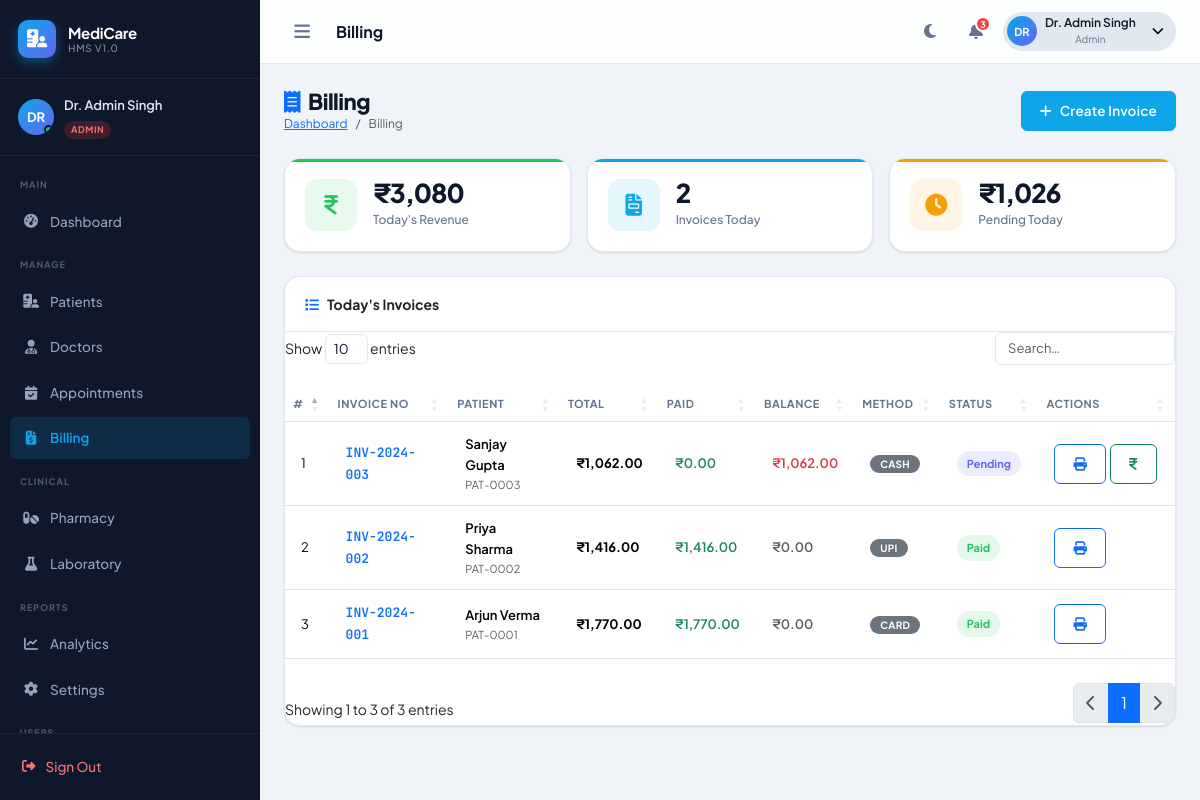
/receptionist/billing.php (signed in), run on the app's committed database.
### tables this page shows
CREATE TABLE `invoices` (
  `id`             INT UNSIGNED  NOT NULL AUTO_INCREMENT,
  `invoice_no`     VARCHAR(20)   NOT NULL UNIQUE,
  `patient_id`     INT UNSIGNED  NOT NULL,
  `appointment_id` INT UNSIGNED  DEFAULT NULL,
  `admission_id`   INT UNSIGNED  DEFAULT NULL,
  `subtotal`       DECIMAL(10,2) NOT NULL DEFAULT 0.00,
  `discount`       DECIMAL(10,2) NOT NULL DEFAULT 0.00,
  `tax`            DECIMAL(10,2) NOT NULL DEFAULT 0.00,
  `total`          DECIMAL(10,2) NOT NULL DEFAULT 0.00,
  `paid`           DECIMAL(10,2) NOT NULL DEFAULT 0.00,
  `balance`        DECIMAL(10,2) NOT NULL DEFAULT 0.00,
  `payment_method` ENUM('cash','card','upi','insurance','cheque') NOT NULL DEFAULT 'cash',
  `payment_status` ENUM('pending','partial','paid','refunded') NOT NULL DEFAULT 'pending',
  `gst_number`     VARCHAR(30)   DEFAULT NULL,
  `notes`          TEXT          DEFAULT NULL,
  `created_by`     INT UNSIGNED  DEFAULT NULL,
  `created_at`     TIMESTAMP     NOT NULL DEFAULT CURRENT_TIMESTAMP,
  PRIMARY KEY (`id`),
  KEY `fk_inv_patient` (`patient_id`),
  CONSTRAINT `fk_inv_patient` FOREIGN KEY (`patient_id`) REFERENCES `patients` (`id`)
);

CREATE TABLE `users` (
  `id`           INT UNSIGNED    NOT NULL AUTO_INCREMENT,
  `uuid`         VARCHAR(36)     NOT NULL UNIQUE,
  `full_name`    VARCHAR(150)    NOT NULL,
  `email`        VARCHAR(180)    NOT NULL UNIQUE,
  `phone`        VARCHAR(20)     DEFAULT NULL,
  `password`     VARCHAR(255)    NOT NULL,
  `role`         ENUM('admin','doctor','receptionist','pharmacist','lab_technician','patient') NOT NULL DEFAULT 'patient',
  `avatar`       VARCHAR(255)    DEFAULT NULL,
  `status`       ENUM('active','inactive','suspended') NOT NULL DEFAULT 'active',
  `otp_code`     VARCHAR(10)     DEFAULT NULL,
  `otp_expires`  DATETIME        DEFAULT NULL,
  `last_login`   DATETIME        DEFAULT NULL,
  `created_at`   TIMESTAMP       NOT NULL DEFAULT CURRENT_TIMESTAMP,
  `updated_at`   TIMESTAMP       NOT NULL DEFAULT CURRENT_TIMESTAMP ON UPDATE CURRENT_TIMESTAMP,
  PRIMARY KEY (`id`),
  KEY `idx_email` (`email`),
  KEY `idx_role`  (`role`),
  KEY `idx_uuid`  (`uuid`)
);

CREATE TABLE `patients` (
  `id`               INT UNSIGNED  NOT NULL AUTO_INCREMENT,
  `user_id`          INT UNSIGNED  NOT NULL,
  `patient_code`     VARCHAR(20)   NOT NULL UNIQUE,
  `dob`              DATE          DEFAULT NULL,
  `gender`           ENUM('male','female','other') NOT NULL,
  `blood_group`      VARCHAR(5)    DEFAULT NULL,
  `address`          TEXT          DEFAULT NULL,
  `city`             VARCHAR(100)  DEFAULT NULL,
  `state`            VARCHAR(100)  DEFAULT NULL,
  `pincode`          VARCHAR(10)   DEFAULT NULL,
  `allergies`        TEXT          DEFAULT NULL,
  `chronic_diseases` TEXT          DEFAULT NULL,
  `emergency_name`   VARCHAR(150)  DEFAULT NULL,
  `emergency_phone`  VARCHAR(20)   DEFAULT NULL,
  `emergency_relation` VARCHAR(50) DEFAULT NULL,
  `insurance_provider` VARCHAR(100) DEFAULT NULL,
  `insurance_number`   VARCHAR(50)  DEFAULT NULL,
  `insurance_expiry`   DATE         DEFAULT NULL,
  `qr_code`          VARCHAR(255)  DEFAULT NULL,
  `created_at`       TIMESTAMP     NOT NULL DEFAULT CURRENT_TIMESTAMP,
  `updated_at`       TIMESTAMP     NOT NULL DEFAULT CURRENT_TIMESTAMP ON UPDATE CURRENT_TIMESTAMP,
  PRIMARY KEY (`id`),
  KEY `fk_patient_user` (`user_id`),
  CONSTRAINT `fk_patient_user` FOREIGN KEY (`user_id`) REFERENCES `users` (`id`) ON DELETE CASCADE
);

### config/database.php (called while the page is built, shortened)
<?php
class Database {
    private static ?PDO $instance = null;
    public static function getInstance(): PDO {
        if (self::$instance === null) {
            $dsn = sprintf(
                'mysql:host=%s;port=%s;dbname=%s;charset=%s',
                DB_HOST, DB_PORT, DB_NAME, DB_CHARSET
            );
            $options = [
                PDO::ATTR_ERRMODE            => PDO::ERRMODE_EXCEPTION,
                PDO::ATTR_DEFAULT_FETCH_MODE => PDO::FETCH_ASSOC,
                PDO::ATTR_EMULATE_PREPARES   => false,
                PDO::MYSQL_ATTR_INIT_COMMAND => "SET NAMES utf8mb4 COLLATE utf8mb4_unicode_ci",
            ];
            try {
                self::$instance = new PDO($dsn, DB_USER, DB_PASS, $options);
            } catch (PDOException $e) {
                http_response_code(500);
                die(json_encode(['error' => 'Database connection failed: ' . $e->getMessage()]));
            }
        }
        return self::$instance;
    }
    public static function query(string $sql, array $params = []): PDOStatement {
        $stmt = self::getInstance()->prepare($sql);
        $stmt->execute($params);
        return $stmt;
    }
    public static function fetchOne(string $sql, array $params = []): ?array {
        $row = self::query($sql, $params)->fetch();
        return $row ?: null;
    }
    public static function fetchAll(string $sql, array $params = []): array {
        return self::query($sql, $params)->fetchAll();
    }
}

### receptionist/billing.php (the view, shortened to what this page needs)
<?php
$invoices = Database::fetchAll("
    SELECT i.*, u.full_name AS patient_name, p.patient_code
    FROM invoices i JOIN patients p ON p.id=i.patient_id JOIN users u ON u.id=p.user_id
    WHERE DATE(i.created_at)=CURDATE()
    ORDER BY i.id DESC LIMIT 30
");
$todayRevenue = Database::fetchOne("SELECT COALESCE(SUM(paid),0) AS c FROM invoices WHERE DATE(created_at)=CURDATE()")['c'];
$todayCount   = Database::fetchOne("SELECT COUNT(*) AS c FROM invoices WHERE DATE(created_at)=CURDATE()")['c'];
$pendingAmt   = Database::fetchOne("SELECT COALESCE(SUM(balance),0) AS c FROM invoices WHERE payment_status!='paid' AND DATE(created_at)=CURDATE()")['c'];
require_once __DIR__ . '/../includes/header.php';
?>
<div id="appWrapper">
  <?php require_once __DIR__ . '/../includes/sidebar.php'; ?>
  <div id="mainContent">
    <?php require_once __DIR__ . '/../includes/navbar.php'; ?>
    <main class="main-inner">
      <div class="page-header animate-fade-in-down">
        <div>
          <h1><i class="fa-solid fa-receipt me-2 text-primary"></i>Billing</h1>
          <nav aria-label="breadcrumb"><ol class="breadcrumb mb-0">
            <li class="breadcrumb-item"><a href="<?= APP_URL ?>/receptionist/dashboard.php">Dashboard</a></li>
            <li class="breadcrumb-item active">Billing</li>
          </ol></nav>
        </div>
        <button class="btn btn-primary ripple-btn" data-bs-toggle="modal" data-bs-target="#createInvModal">
          <i class="fa-solid fa-plus me-2"></i>Create Invoice
        </button>
      </div>
      <div class="row g-3 mb-4">
        <div class="col-6 col-md-4"><div class="stat-card card-green hover-lift"><div class="stat-icon"><i class="fa-solid fa-indian-rupee-sign"></i></div><div><div class="stat-value" data-counter="<?= number_format($todayRevenue,0,'.','') ?>" data-prefix="₹">0</div><div class="stat-label">Today's Revenue</div></div></div></div>
        <div class="col-6 col-md-4"><div class="stat-card card-blue hover-lift"><div class="stat-icon"><i class="fa-solid fa-file-invoice"></i></div><div><div class="stat-value" data-counter="<?= $todayCount ?>">0</div><div class="stat-label">Invoices Today</div></div></div></div>
        <div class="col-6 col-md-4"><div class="stat-card card-orange hover-lift"><div class="stat-icon"><i class="fa-solid fa-clock"></i></div><div><div class="stat-value" data-counter="<?= number_format($pendingAmt,0,'.','') ?>" data-prefix="₹">0</div><div class="stat-label">Pending Today</div></div></div></div>
      </div>
      <div class="card animate-fade-in">
        <div class="card-header"><i class="fa-solid fa-list me-2 text-primary"></i>Today's Invoices</div>
        <div class="card-body p-0">
          <div class="table-responsive">
            <table class="table hms-table mb-0" id="invTable">
              <thead><tr><th>#</th><th>Invoice No</th><th>Patient</th><th>Total</th><th>Paid</th><th>Balance</th><th>Method</th><th>Status</th><th>Actions</th></tr></thead>
              <tbody>
                <?php foreach ($invoices as $i => $inv): ?>
                <tr>
                  <td><?= $i+1 ?></td>
                  <td><span class="text-mono fw-600 text-primary"><?= htmlspecialchars($inv['invoice_no']) ?></span></td>
                  <td><div class="fw-600"><?= htmlspecialchars($inv['patient_name']) ?></div><div class="text-muted text-xs"><?= $inv['patient_code'] ?></div></td>
                  <td class="fw-700">₹<?= number_format($inv['total'],2) ?></td>
                  <td class="text-success fw-600">₹<?= number_format($inv['paid'],2) ?></td>
                  <td class="<?= $inv['balance']>0?'text-danger':'text-muted' ?> fw-600">₹<?= number_format($inv['balance'],2) ?></td>
                  <td><span class="badge bg-secondary"><?= strtoupper($inv['payment_method']) ?></span></td>
                  <td>
                    <?php $cls=['paid'=>'status-completed','partial'=>'status-in_progress','pending'=>'status-booked','refunded'=>'status-cancelled'][$inv['payment_status']]??'status-booked'; ?>
                    <span class="status-badge <?= $cls ?>"><?= ucfirst($inv['payment_status']) ?></span>
                  </td>
                  <td>
                    <div class="d-flex gap-1">
                      <button class="btn btn-sm btn-outline-primary" onclick="printInv(<?= $inv['id'] ?>)"><i class="fa-solid fa-print"></i></button>
                      <?php if($inv['payment_status']!=='paid'): ?>
                      <button class="btn btn-sm btn-outline-success" onclick="payNow(<?= $inv['id'] ?>,<?= $inv['balance'] ?>)"><i class="fa-solid fa-indian-rupee-sign"></i></button>
                      <?php endif; ?>
                    </div>
                  </td>
                </tr>
                <?php endforeach; ?>
              </tbody>
            </table>
          </div>
        </div>
      </div>
    </main>
  </div>
</div>
<?php
require_once __DIR__ . '/../includes/footer.php';
?>

### assets/css/style.css (style rules this page uses)
:root { --font-sans: 'Plus Jakarta Sans', sans-serif; --font-mono: 'JetBrains Mono', monospace; --primary: #0ea5e9; --primary-dark:#0284c7; --secondary: #6366f1; --success: #22c55e; --warning: #f59e0b; --danger: #ef4444; --info: #06b6d4; --sidebar-w: 260px; --sidebar-collapsed: 72px; --sidebar-bg: #0f172a; --sidebar-text:#94a3b8; --sidebar-active-bg: rgba(14,165,233,.15); --sidebar-active-text: #0ea5e9; --bg: #f0f4f8; --card-bg: #ffffff; --border: #e2e8f0; --text-primary:#0f172a; --text-muted: #64748b; --navbar-h: 64px; --shadow-sm: 0 1px 3px rgba(0,0,0,.08), 0 1px 2px rgba(0,0,0,.06); --shadow: 0 4px 6px rgba(0,0,0,.07), 0 2px 4px rgba(0,0,0,.06); --shadow-lg: 0 10px 15px rgba(0,0,0,.1), 0 4px 6px rgba(0,0,0,.05); --shadow-xl: 0 20px 25px rgba(0,0,0,.1), 0 10px 10px rgba(0,0,0,.04); --radius-sm: 6px; --radius: 12px; --radius-lg: 16px; --radius-xl: 24px; --transition: all .25s cubic-bezier(.4,0,.2,1); }
*, *::before, *::after { box-sizing: border-box; margin: 0; padding: 0; }
html { scroll-behavior: smooth; }
body { font-family: var(--font-sans); background: var(--bg); color: var(--text-primary); font-size: 14px; line-height: 1.6; overflow-x: hidden; transition: background .3s, color .3s; }
#appWrapper { display: flex; min-height: 100vh; }
#mainContent { flex: 1; margin-left: var(--sidebar-w); padding-top: var(--navbar-h); min-height: 100vh; transition: margin-left .3s; }
.main-inner { padding: 24px; }
.card { background: var(--card-bg); border: 1px solid var(--border); border-radius: var(--radius-lg); box-shadow: var(--shadow-sm); transition: var(--transition); overflow: hidden; }
.card-header { background: transparent; border-bottom: 1px solid var(--border); padding: 16px 20px; font-weight: 700; font-size: 14px; }
.stat-card { background: var(--card-bg); border: 1px solid var(--border); border-radius: var(--radius-lg); padding: 20px; display: flex; align-items: center; gap: 16px; position: relative; overflow: hidden; transition: var(--transition); box-shadow: var(--shadow-sm); }
.stat-card::before { content: ''; position: absolute; top: 0; left: 0; right: 0; height: 3px; background: var(--card-accent, var(--primary)); }
.stat-icon { width: 52px; height: 52px; border-radius: var(--radius); display: grid; place-items: center; font-size: 22px; flex-shrink: 0; background: var(--icon-bg, rgba(14,165,233,.1)); color: var(--icon-color, var(--primary)); }
.stat-value { font-size: 26px; font-weight: 800; line-height: 1; letter-spacing: -1px; color: var(--text-primary); }
.stat-label { font-size: 12px; color: var(--text-muted); font-weight: 500; margin-top: 4px; }
.table { font-size: 13px; }
.table th { font-weight: 700; font-size: 11px; text-transform: uppercase; letter-spacing: .5px; color: var(--text-muted); border-bottom-width: 1px; }
.table td { vertical-align: middle; padding: 12px 16px; }
.table > :not(caption) > * > * { background: transparent; }
.badge { font-size: 10px; font-weight: 700; padding: 4px 10px; border-radius: 20px; letter-spacing: .3px; }
.btn { font-size: 13.5px; font-weight: 600; border-radius: var(--radius-sm); padding: 9px 18px; transition: var(--transition); letter-spacing: .2px; }
.btn-primary { background: var(--primary); border-color: var(--primary); }
.page-header { display: flex; align-items: center; justify-content: space-between; margin-bottom: 24px; flex-wrap: wrap; gap: 12px; }
.page-header h1 { font-size: 22px; font-weight: 800; letter-spacing: -.5px; color: var(--text-primary); margin: 0; }
.page-header .breadcrumb { font-size: 12px; margin: 0; }
.fw-600 { font-weight: 600; }
.fw-700 { font-weight: 700; }
.text-xs { font-size: 11px; }
.text-mono { font-family: var(--font-mono); }

### assets/css/animations.css (style rules this page uses)
.animate-fade-in { animation: fadeIn .4s ease forwards; }
.animate-fade-in-down { animation: fadeInDown .5s ease forwards; }
.main-inner { animation: fadeInUp .45s ease; }
.stat-card:nth-child(1) { animation: fadeInUp .4s .00s ease both; }
.ripple-btn { position: relative; overflow: hidden; }
.hover-lift { transition: transform .25s, box-shadow .25s; }
.table tbody tr { transition: background .15s; }

### data on the page
invoices: invoice_no "INV-2024-003", users.full_name "Sanjay Gupta", patient.patient_code "PAT-0003", total "1,062.00", paid "0.00", balance "1,062.00", payment_method "CASH", payment_status "Pending"
invoices: invoice_no "INV-2024-002", users.full_name "Priya Sharma", patient.patient_code "PAT-0002", total "1,416.00", paid "1,416.00", balance "0.00", payment_method "UPI", payment_status "Paid"
invoices: invoice_no "INV-2024-001", users.full_name "Arjun Verma", patient.patient_code "PAT-0001", total "1,770.00", paid "1,770.00", balance "0.00", payment_method "CARD", payment_status "Paid"

### other printed values
substr($user['name'], 0, 2) "DR"
$user['name'] "Dr. Admin Singh"
str_replace('_', ' ', $role) "ADMIN"
$label "Dashboard Patients Doctors Appointments Billing Pharmacy Laboratory Analytics Settings"
$pageTitle "Billing"
$unread "3"
str_replace('_', ' ', $user['role']) "Admin"
